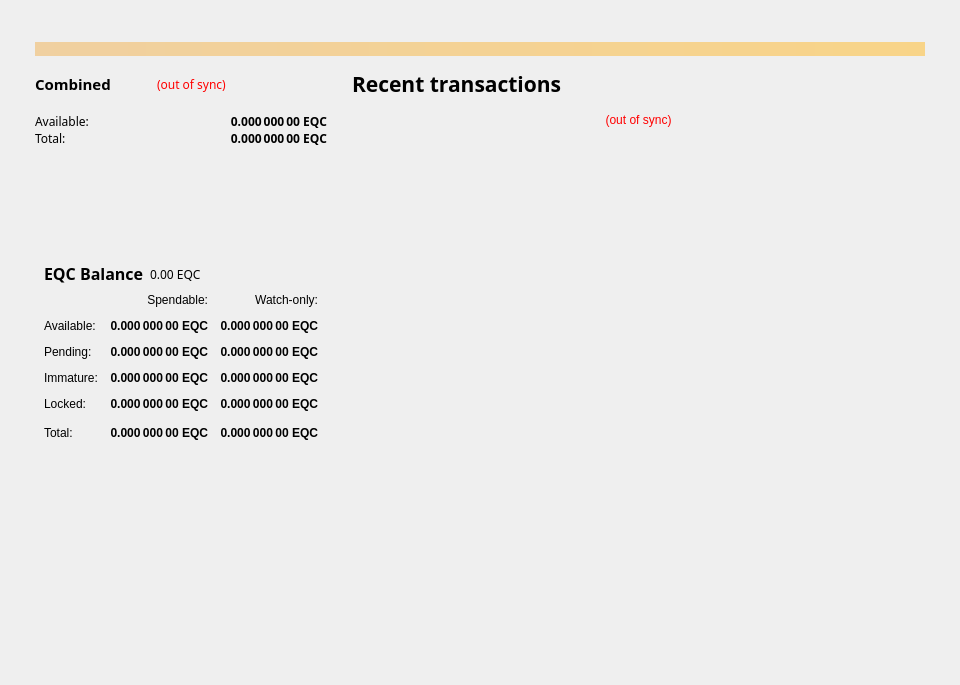
<?xml version="1.0" encoding="UTF-8"?>
<ui version="4.0">
  <class>OverviewPage</class>
  <widget class="QWidget" name="OverviewPage">
    <property name="geometry">
      <rect>
        <x>0</x>
        <y>0</y>
        <width>960</width>
        <height>685</height>
      </rect>
    </property>
    <property name="minimumSize">
      <size>
        <width>960</width>
        <height>0</height>
      </size>
    </property>
    <property name="windowTitle">
      <string>Form</string>
    </property>
    <layout class="QVBoxLayout" name="topLayout">
      <property name="spacing">
        <number>0</number>
      </property>
      <property name="leftMargin">
        <number>35</number>
      </property>
      <property name="topMargin">
        <number>42</number>
      </property>
      <property name="rightMargin">
        <number>35</number>
      </property>
      <property name="bottomMargin">
        <number>42</number>
      </property>
      <item>
        <widget class="QLabel" name="labelAlerts">
          <property name="visible">
            <bool>false</bool>
          </property>
          <property name="styleSheet">
            <string notr="true">background-color: qlineargradient(x1: 0, y1: 0, x2: 1, y2: 0, stop:0 #F0D0A0, stop:1 #F8D488); color:#000000;</string>
          </property>
          <property name="wordWrap">
            <bool>true</bool>
          </property>
          <property name="margin">
            <number>3</number>
          </property>
        </widget>
      </item>
      <item>
        <layout class="QHBoxLayout" name="horizontalLayout" stretch="1,5">
          <property name="spacing">
            <number>25</number>
          </property>
          <property name="leftMargin">
            <number>0</number>
          </property>
          <property name="topMargin">
            <number>0</number>
          </property>
          <property name="rightMargin">
            <number>0</number>
          </property>
          <property name="bottomMargin">
            <number>0</number>
          </property>
          <item>
            <layout class="QVBoxLayout" name="verticalLayout_2" stretch="1,0,0">
              <property name="spacing">
                <number>30</number>
              </property>
              <item>
                <widget class="QFrame" name="frame_CombinedBalances">
                  <property name="maximumSize">
                    <size>
                      <width>365</width>
                      <height>16777215</height>
                    </size>
                  </property>
                  <property name="frameShape">
                    <enum>QFrame::NoFrame</enum>
                  </property>
                  <property name="frameShadow">
                    <enum>QFrame::Plain</enum>
                  </property>
                  <property name="lineWidth">
                    <number>0</number>
                  </property>
                  <layout class="QVBoxLayout" name="verticalLayout_51">
                    <property name="spacing">
                      <number>0</number>
                    </property>
                    <property name="leftMargin">
                      <number>0</number>
                    </property>
                    <property name="topMargin">
                      <number>0</number>
                    </property>
                    <property name="rightMargin">
                      <number>0</number>
                    </property>
                    <property name="bottomMargin">
                      <number>0</number>
                    </property>
                    <item>
                      <layout class="QGridLayout" name="gridLayout_3" rowstretch="0,0,0,0">
                        <property name="spacing">
                          <number>0</number>
                        </property>
                        <item row="1" column="1">
                          <widget class="QLabel" name="labelWalletStatus">
                            <property name="font">
                              <font>
                                <family>Montserrat</family>
                              </font>
                            </property>
                            <property name="cursor">
                              <cursorShape>WhatsThisCursor</cursorShape>
                            </property>
                            <property name="toolTip">
                              <string>The displayed information may be out of date. Your wallet automatically synchronizes with the ESTATEQUERY network after a connection is established, but this process has not completed yet.</string>
                            </property>
                            <property name="styleSheet">
                              <string notr="true">QLabel { color: red; }</string>
                            </property>
                            <property name="text">
                              <string notr="true">(out of sync)</string>
                            </property>
                            <property name="alignment">
                              <set>Qt::AlignLeading|Qt::AlignLeft|Qt::AlignVCenter</set>
                            </property>
                          </widget>
                        </item>
                        <item row="1" column="0">
                          <layout class="QVBoxLayout" name="verticalLayout_5">
                            <property name="spacing">
                              <number>0</number>
                            </property>
                            <property name="sizeConstraint">
                              <enum>QLayout::SetNoConstraint</enum>
                            </property>
                            <item>
                              <widget class="QLabel" name="label_5z">
                                <property name="enabled">
                                  <bool>true</bool>
                                </property>
                                <property name="minimumSize">
                                  <size>
                                    <width>122</width>
                                    <height>55</height>
                                  </size>
                                </property>
                                <property name="font">
                                  <font>
                                    <family>Montserrat</family>
                                    <pointsize>11</pointsize>
                                    <weight>75</weight>
                                    <bold>true</bold>
                                  </font>
                                </property>
                                <property name="toolTip">
                                  <string>Combined Balance (including unconfirmed and immature coins)</string>
                                </property>
                                <property name="lineWidth">
                                  <number>0</number>
                                </property>
                                <property name="text">
                                  <string>Combined</string>
                                </property>
                                <property name="indent">
                                  <number>0</number>
                                </property>
                              </widget>
                            </item>
                            <item>
                              <widget class="QLabel" name="lineBalances">
                                <property name="minimumSize">
                                  <size>
                                    <width>27</width>
                                    <height>2</height>
                                  </size>
                                </property>
                                <property name="maximumSize">
                                  <size>
                                    <width>27</width>
                                    <height>2</height>
                                  </size>
                                </property>
                                <property name="font">
                                  <font>
                                    <pointsize>1</pointsize>
                                  </font>
                                </property>
                                <property name="text">
                                  <string/>
                                </property>
                              </widget>
                            </item>
                          </layout>
                        </item>
                        <item row="2" column="1">
                          <widget class="QLabel" name="labelBalancez">
                            <property name="font">
                              <font>
                                <family>Montserrat</family>
                                <weight>75</weight>
                                <bold>true</bold>
                              </font>
                            </property>
                            <property name="cursor">
                              <cursorShape>IBeamCursor</cursorShape>
                            </property>
                            <property name="toolTip">
                              <string>Your current spendable balance</string>
                            </property>
                            <property name="layoutDirection">
                              <enum>Qt::RightToLeft</enum>
                            </property>
                            <property name="lineWidth">
                              <number>0</number>
                            </property>
                            <property name="text">
                              <string notr="true">0.000 000 00 EQC</string>
                            </property>
                            <property name="alignment">
                              <set>Qt::AlignRight|Qt::AlignTrailing|Qt::AlignVCenter</set>
                            </property>
                            <property name="textInteractionFlags">
                              <set>Qt::LinksAccessibleByMouse|Qt::TextSelectableByKeyboard|Qt::TextSelectableByMouse</set>
                            </property>
                          </widget>
                        </item>
                        <item row="3" column="1">
                          <widget class="QLabel" name="labelTotalz">
                            <property name="font">
                              <font>
                <family>Montserrat</family>
                                <weight>75</weight>
                                <bold>true</bold>
                              </font>
                            </property>
                            <property name="cursor">
                              <cursorShape>IBeamCursor</cursorShape>
                            </property>
                            <property name="toolTip">
                              <string>Total Balance, including all unavailable coins.</string>
                            </property>
                            <property name="text">
                              <string notr="true">0.000 000 00 EQC</string>
                            </property>
                            <property name="alignment">
                              <set>Qt::AlignRight|Qt::AlignTrailing|Qt::AlignVCenter</set>
                            </property>
                            <property name="textInteractionFlags">
                              <set>Qt::LinksAccessibleByMouse|Qt::TextSelectableByKeyboard|Qt::TextSelectableByMouse</set>
                            </property>
                          </widget>
                        </item>
                        <item row="2" column="0">
                          <widget class="QLabel" name="labelBalanceTextz">
                            <property name="font">
                              <font>
                                <family>Montserrat</family>
                              </font>
                            </property>
                            <property name="text">
                              <string>Available:</string>
                            </property>
                          </widget>
                        </item>
                        <item row="3" column="0">
                          <widget class="QLabel" name="labelTotalTextz">
                            <property name="font">
                              <font>
                                <family>Montserrat</family>
                              </font>
                            </property>
                            <property name="text">
                              <string>Total:</string>
                            </property>
                          </widget>
                        </item>
                      </layout>
                    </item>
                    <item>
                      <spacer name="verticalSpacer_6">
                        <property name="orientation">
                          <enum>Qt::Vertical</enum>
                        </property>
                        <property name="sizeHint" stdset="0">
                          <size>
                            <width>20</width>
                            <height>40</height>
                          </size>
                        </property>
                      </spacer>
                    </item>
                  </layout>
                </widget>
              </item>
              <item>
                <widget class="QFrame" name="frame_Balances">
                  <property name="minimumSize">
                    <size>
                      <width>0</width>
                      <height>350</height>
                    </size>
                  </property>
                  <property name="maximumSize">
                    <size>
                      <width>365</width>
                      <height>16777215</height>
                    </size>
                  </property>
                  <property name="layoutDirection">
                    <enum>Qt::LeftToRight</enum>
                  </property>
                  <property name="frameShape">
                    <enum>QFrame::NoFrame</enum>
                  </property>
                  <property name="frameShadow">
                    <enum>QFrame::Plain</enum>
                  </property>
                  <property name="lineWidth">
                    <number>0</number>
                  </property>
                  <layout class="QVBoxLayout" name="verticalLayout_4">
                    <item>
                      <layout class="QHBoxLayout" name="horizontalLayout_3">
                        <item>
                          <layout class="QVBoxLayout" name="verticalLayout_5">
                            <property name="spacing">
                              <number>0</number>
                            </property>
                            <property name="sizeConstraint">
                              <enum>QLayout::SetNoConstraint</enum>
                            </property>
                            <item>
                              <widget class="QLabel" name="label_5">
                                <property name="minimumSize">
                                  <size>
                                    <width>0</width>
                                    <height>20</height>
                                  </size>
                                </property>
                                <property name="font">
                                  <font>
                                    <family>Montserrat</family>
                                    <pointsize>12</pointsize>
                                    <weight>75</weight>
                                    <bold>true</bold>
                                  </font>
                                </property>
                                <property name="text">
                                  <string>EQC Balance</string>
                                </property>
                              </widget>
                            </item>
                            <item>
                              <widget class="QLabel" name="lineBalances_2">
                                <property name="minimumSize">
                                  <size>
                                    <width>27</width>
                                    <height>2</height>
                                  </size>
                                </property>
                                <property name="maximumSize">
                                  <size>
                                    <width>27</width>
                                    <height>2</height>
                                  </size>
                                </property>
                                <property name="font">
                                  <font>
                                    <pointsize>1</pointsize>
                                  </font>
                                </property>
                                <property name="text">
                                  <string/>
                                </property>
                              </widget>
                            </item>
                          </layout>
                        </item>
                        <item>
                          <widget class="QLabel" name="labelBalance_2">
                            <property name="font">
                              <font>
                                <family>Montserrat</family>
                                <weight>50</weight>
                                <bold>false</bold>
                              </font>
                            </property>
                            <property name="cursor">
                              <cursorShape>IBeamCursor</cursorShape>
                            </property>
                            <property name="toolTip">
                              <string>Your current spendable balance</string>
                            </property>
                            <property name="text">
                              <string notr="true">0.00 EQC</string>
                            </property>
                            <property name="alignment">
                              <set>Qt::AlignLeading|Qt::AlignLeft|Qt::AlignVCenter</set>
                            </property>
                            <property name="textInteractionFlags">
                              <set>Qt::LinksAccessibleByMouse|Qt::TextSelectableByKeyboard|Qt::TextSelectableByMouse</set>
                            </property>
                          </widget>
                        </item>
                      </layout>
                    </item>
                    <item>
                      <layout class="QGridLayout" name="gridLayout">
                        <property name="spacing">
                          <number>12</number>
                        </property>
                        <item row="0" column="1">
                          <widget class="QLabel" name="labelSpendable">
                            <property name="text">
                              <string>Spendable:</string>
                            </property>
                            <property name="alignment">
                              <set>Qt::AlignRight|Qt::AlignTrailing|Qt::AlignVCenter</set>
                            </property>
                          </widget>
                        </item>
                        <item row="0" column="2">
                          <widget class="QLabel" name="labelWatchonly">
                            <property name="text">
                              <string>Watch-only:</string>
                            </property>
                            <property name="alignment">
                              <set>Qt::AlignRight|Qt::AlignTrailing|Qt::AlignVCenter</set>
                            </property>
                          </widget>
                        </item>
                        <item row="1" column="0">
                          <widget class="QLabel" name="labelBalanceText">
                            <property name="text">
                              <string>Available:</string>
                            </property>
                          </widget>
                        </item>
                        <item row="1" column="1">
                          <widget class="QLabel" name="labelBalance">
                            <property name="font">
                              <font>
                                <weight>75</weight>
                                <bold>true</bold>
                              </font>
                            </property>
                            <property name="cursor">
                              <cursorShape>IBeamCursor</cursorShape>
                            </property>
                            <property name="toolTip">
                              <string>Your current spendable balance</string>
                            </property>
                            <property name="text">
                              <string notr="true">0.000 000 00 EQC</string>
                            </property>
                            <property name="alignment">
                              <set>Qt::AlignRight|Qt::AlignTrailing|Qt::AlignVCenter</set>
                            </property>
                            <property name="textInteractionFlags">
                              <set>Qt::LinksAccessibleByMouse|Qt::TextSelectableByKeyboard|Qt::TextSelectableByMouse</set>
                            </property>
                          </widget>
                        </item>
                        <item row="1" column="2">
                          <widget class="QLabel" name="labelWatchAvailable">
                            <property name="font">
                              <font>
                                <weight>75</weight>
                                <bold>true</bold>
                              </font>
                            </property>
                            <property name="cursor">
                              <cursorShape>IBeamCursor</cursorShape>
                            </property>
                            <property name="toolTip">
                              <string>Your current balance in watch-only addresses</string>
                            </property>
                            <property name="text">
                              <string notr="true">0.000 000 00 EQC</string>
                            </property>
                            <property name="alignment">
                              <set>Qt::AlignRight|Qt::AlignTrailing|Qt::AlignVCenter</set>
                            </property>
                            <property name="textInteractionFlags">
                              <set>Qt::LinksAccessibleByMouse|Qt::TextSelectableByKeyboard|Qt::TextSelectableByMouse</set>
                            </property>
                          </widget>
                        </item>
                        <item row="2" column="0">
                          <widget class="QLabel" name="labelPendingText">
                            <property name="text">
                              <string>Pending:</string>
                            </property>
                          </widget>
                        </item>
                        <item row="2" column="1">
                          <widget class="QLabel" name="labelUnconfirmed">
                            <property name="font">
                              <font>
                                <weight>75</weight>
                                <bold>true</bold>
                              </font>
                            </property>
                            <property name="cursor">
                              <cursorShape>IBeamCursor</cursorShape>
                            </property>
                            <property name="toolTip">
                              <string>Total of transactions that have yet to be confirmed, and do not yet count toward the spendable balance</string>
                            </property>
                            <property name="text">
                              <string notr="true">0.000 000 00 EQC</string>
                            </property>
                            <property name="alignment">
                              <set>Qt::AlignRight|Qt::AlignTrailing|Qt::AlignVCenter</set>
                            </property>
                            <property name="textInteractionFlags">
                              <set>Qt::LinksAccessibleByMouse|Qt::TextSelectableByKeyboard|Qt::TextSelectableByMouse</set>
                            </property>
                          </widget>
                        </item>
                        <item row="2" column="2">
                          <widget class="QLabel" name="labelWatchPending">
                            <property name="font">
                              <font>
                                <weight>75</weight>
                                <bold>true</bold>
                              </font>
                            </property>
                            <property name="cursor">
                              <cursorShape>IBeamCursor</cursorShape>
                            </property>
                            <property name="toolTip">
                              <string>Unconfirmed transactions to watch-only addresses</string>
                            </property>
                            <property name="text">
                              <string notr="true">0.000 000 00 EQC</string>
                            </property>
                            <property name="alignment">
                              <set>Qt::AlignRight|Qt::AlignTrailing|Qt::AlignVCenter</set>
                            </property>
                            <property name="textInteractionFlags">
                              <set>Qt::LinksAccessibleByMouse|Qt::TextSelectableByKeyboard|Qt::TextSelectableByMouse</set>
                            </property>
                          </widget>
                        </item>
                        <item row="3" column="0">
                          <widget class="QLabel" name="labelImmatureText">
                            <property name="text">
                              <string>Immature:</string>
                            </property>
                          </widget>
                        </item>
                        <item row="3" column="1">
                          <widget class="QLabel" name="labelImmature">
                            <property name="font">
                              <font>
                                <weight>75</weight>
                                <bold>true</bold>
                              </font>
                            </property>
                            <property name="cursor">
                              <cursorShape>IBeamCursor</cursorShape>
                            </property>
                            <property name="toolTip">
                              <string>Staked or masternode rewards that has not yet matured</string>
                            </property>
                            <property name="text">
                              <string notr="true">0.000 000 00 EQC</string>
                            </property>
                            <property name="alignment">
                              <set>Qt::AlignRight|Qt::AlignTrailing|Qt::AlignVCenter</set>
                            </property>
                            <property name="textInteractionFlags">
                              <set>Qt::LinksAccessibleByMouse|Qt::TextSelectableByKeyboard|Qt::TextSelectableByMouse</set>
                            </property>
                          </widget>
                        </item>
                        <item row="3" column="2">
                          <widget class="QLabel" name="labelWatchImmature">
                            <property name="font">
                              <font>
                                <weight>75</weight>
                                <bold>true</bold>
                              </font>
                            </property>
                            <property name="cursor">
                              <cursorShape>IBeamCursor</cursorShape>
                            </property>
                            <property name="toolTip">
                              <string>Staked or masternode rewards in watch-only addresses that has not yet matured</string>
                            </property>
                            <property name="text">
                              <string notr="true">0.000 000 00 EQC</string>
                            </property>
                            <property name="alignment">
                              <set>Qt::AlignRight|Qt::AlignTrailing|Qt::AlignVCenter</set>
                            </property>
                            <property name="textInteractionFlags">
                              <set>Qt::LinksAccessibleByMouse|Qt::TextSelectableByKeyboard|Qt::TextSelectableByMouse</set>
                            </property>
                          </widget>
                        </item>
                        <item row="4" column="0">
                          <widget class="QLabel" name="labelLockedBalanceText">
                            <property name="toolTip">
                              <string>Locked EQC or Masternode collaterals.</string>
                            </property>
                            <property name="text">
                              <string>Locked:</string>
                            </property>
                          </widget>
                        </item>
                        <item row="4" column="1">
                          <widget class="QLabel" name="labelLockedBalance">
                            <property name="font">
                              <font>
                                <weight>75</weight>
                                <bold>true</bold>
                              </font>
                            </property>
                            <property name="cursor">
                              <cursorShape>IBeamCursor</cursorShape>
                            </property>
                            <property name="toolTip">
                              <string>Locked EQC or Masternode collaterals.</string>
                            </property>
                            <property name="text">
                              <string notr="true">0.000 000 00 EQC</string>
                            </property>
                            <property name="alignment">
                              <set>Qt::AlignRight|Qt::AlignTrailing|Qt::AlignVCenter</set>
                            </property>
                            <property name="textInteractionFlags">
                              <set>Qt::LinksAccessibleByMouse|Qt::TextSelectableByKeyboard|Qt::TextSelectableByMouse</set>
                            </property>
                          </widget>
                        </item>
                        <item row="4" column="2">
                          <widget class="QLabel" name="labelWatchLocked">
                            <property name="font">
                              <font>
                                <weight>75</weight>
                                <bold>true</bold>
                              </font>
                            </property>
                            <property name="cursor">
                              <cursorShape>IBeamCursor</cursorShape>
                            </property>
                            <property name="toolTip">
                              <string>Current locked balance in watch-only addresses</string>
                            </property>
                            <property name="text">
                              <string notr="true">0.000 000 00 EQC</string>
                            </property>
                            <property name="alignment">
                              <set>Qt::AlignRight|Qt::AlignTrailing|Qt::AlignVCenter</set>
                            </property>
                            <property name="textInteractionFlags">
                              <set>Qt::LinksAccessibleByMouse|Qt::TextSelectableByKeyboard|Qt::TextSelectableByMouse</set>
                            </property>
                          </widget>
                        </item>
                        <item row="5" column="0">
                          <widget class="QLabel" name="labelTotalText">
                            <property name="toolTip">
                              <string>Your current ESTATEQUERY balance, unconfirmed and immature transactions included</string>
                            </property>
                            <property name="text">
                              <string>Total:</string>
                            </property>
                          </widget>
                        </item>
                        <item row="5" column="1">
                          <widget class="QLabel" name="labelTotal">
                            <property name="font">
                              <font>
                                <weight>75</weight>
                                <bold>true</bold>
                              </font>
                            </property>
                            <property name="cursor">
                              <cursorShape>IBeamCursor</cursorShape>
                            </property>
                            <property name="toolTip">
                              <string>Your current ESTATEQUERY balance, unconfirmed and immature transactions included</string>
                            </property>
                            <property name="text">
                              <string notr="true">0.000 000 00 EQC</string>
                            </property>
                            <property name="alignment">
                              <set>Qt::AlignRight|Qt::AlignTrailing|Qt::AlignVCenter</set>
                            </property>
                            <property name="textInteractionFlags">
                              <set>Qt::LinksAccessibleByMouse|Qt::TextSelectableByKeyboard|Qt::TextSelectableByMouse</set>
                            </property>
                          </widget>
                        </item>
                        <item row="5" column="2">
                          <widget class="QLabel" name="labelWatchTotal">
                            <property name="font">
                              <font>
                                <weight>75</weight>
                                <bold>true</bold>
                              </font>
                            </property>
                            <property name="cursor">
                              <cursorShape>IBeamCursor</cursorShape>
                            </property>
                            <property name="toolTip">
                              <string>Current total balance in watch-only addresses</string>
                            </property>
                            <property name="text">
                              <string notr="true">0.000 000 00 EQC</string>
                            </property>
                            <property name="alignment">
                              <set>Qt::AlignRight|Qt::AlignTrailing|Qt::AlignVCenter</set>
                            </property>
                            <property name="textInteractionFlags">
                              <set>Qt::LinksAccessibleByMouse|Qt::TextSelectableByKeyboard|Qt::TextSelectableByMouse</set>
                            </property>
                          </widget>
                        </item>
                        <item row="5" column="3">
                          <spacer name="horizontalSpacer_9">
                            <property name="orientation">
                              <enum>Qt::Horizontal</enum>
                            </property>
                            <property name="sizeHint" stdset="0">
                              <size>
                                <width>40</width>
                                <height>20</height>
                              </size>
                            </property>
                          </spacer>
                        </item>
                      </layout>
                    </item>
                    <item>
                      <spacer name="verticalSpacer_3">
                        <property name="orientation">
                          <enum>Qt::Vertical</enum>
                        </property>
                        <property name="sizeHint" stdset="0">
                          <size>
                            <width>20</width>
                            <height>40</height>
                          </size>
                        </property>
                      </spacer>
                    </item>
                  </layout>
                </widget>
              </item>
              <item>
                <spacer name="verticalSpacer_0">
                  <property name="orientation">
                    <enum>Qt::Vertical</enum>
                  </property>
                  <property name="sizeHint" stdset="0">
                    <size>
                      <width>20</width>
                      <height>40</height>
                    </size>
                  </property>
                </spacer>
              </item>
            </layout>
          </item>
          <item>
            <layout class="QVBoxLayout" name="verticalLayout_3" stretch="1,0">
              <item>
                <widget class="QFrame" name="frame_RecentTransactions">
                  <property name="frameShape">
                    <enum>QFrame::NoFrame</enum>
                  </property>
                  <property name="frameShadow">
                    <enum>QFrame::Plain</enum>
                  </property>
                  <layout class="QVBoxLayout" name="verticalLayout_1">
                    <property name="spacing">
                      <number>0</number>
                    </property>
                    <property name="leftMargin">
                      <number>0</number>
                    </property>
                    <property name="topMargin">
                      <number>0</number>
                    </property>
                    <property name="rightMargin">
                      <number>0</number>
                    </property>
                    <property name="bottomMargin">
                      <number>0</number>
                    </property>
                    <item>
                      <layout class="QVBoxLayout" name="verticalLayout_9">
                        <property name="spacing">
                          <number>0</number>
                        </property>
                        <item>
                          <layout class="QVBoxLayout" name="verticalLayout_8">
                            <item>
                              <widget class="QLabel" name="label_4">
                                <property name="minimumSize">
                                  <size>
                                    <width>0</width>
                                    <height>55</height>
                                  </size>
                                </property>
                                <property name="font">
                                  <font>
                                    <family>Montserrat</family>
                                    <pointsize>16</pointsize>
                                    <weight>75</weight>
                                    <bold>true</bold>
                                  </font>
                                </property>
                                <property name="lineWidth">
                                  <number>0</number>
                                </property>
                                <property name="text">
                                  <string>Recent transactions</string>
                                </property>
                              </widget>
                            </item>
                            <item>
                              <widget class="QLabel" name="lineTransactions">
                                <property name="minimumSize">
                                  <size>
                                    <width>27</width>
                                    <height>2</height>
                                  </size>
                                </property>
                                <property name="maximumSize">
                                  <size>
                                    <width>27</width>
                                    <height>2</height>
                                  </size>
                                </property>
                                <property name="font">
                                  <font>
                                    <pointsize>1</pointsize>
                                  </font>
                                </property>
                                <property name="text">
                                  <string/>
                                </property>
                              </widget>
                            </item>
                          </layout>
                        </item>
                        <item>
                          <widget class="QLabel" name="labelTransactionsStatus">
                            <property name="cursor">
                              <cursorShape>WhatsThisCursor</cursorShape>
                            </property>
                            <property name="toolTip">
                              <string>The displayed information may be out of date. Your wallet automatically synchronizes with the ESTATEQUERY network after a connection is established, but this process has not completed yet.</string>
                            </property>
                            <property name="styleSheet">
                              <string notr="true">QLabel { color: red; }</string>
                            </property>
                            <property name="lineWidth">
                              <number>0</number>
                            </property>
                            <property name="text">
                              <string notr="true">(out of sync)</string>
                            </property>
                            <property name="alignment">
                              <set>Qt::AlignCenter</set>
                            </property>
                          </widget>
                        </item>
                      </layout>
                    </item>
                    <item>
                      <widget class="QListView" name="listTransactions">
                        <property name="sizePolicy">
                          <sizepolicy hsizetype="Expanding" vsizetype="MinimumExpanding">
                            <horstretch>0</horstretch>
                            <verstretch>0</verstretch>
                          </sizepolicy>
                        </property>
                        <property name="maximumSize">
                          <size>
                            <width>16777215</width>
                            <height>16777215</height>
                          </size>
                        </property>
                        <property name="styleSheet">
                          <string notr="true">QListView { background: transparent; }</string>
                        </property>
                        <property name="frameShape">
                          <enum>QFrame::NoFrame</enum>
                        </property>
                        <property name="frameShadow">
                          <enum>QFrame::Plain</enum>
                        </property>
                        <property name="lineWidth">
                          <number>0</number>
                        </property>
                        <property name="verticalScrollBarPolicy">
                          <enum>Qt::ScrollBarAlwaysOff</enum>
                        </property>
                        <property name="horizontalScrollBarPolicy">
                          <enum>Qt::ScrollBarAlwaysOff</enum>
                        </property>
                        <property name="selectionMode">
                          <enum>QAbstractItemView::NoSelection</enum>
                        </property>
                      </widget>
                    </item>
                  </layout>
                </widget>
              </item>
              <item>
                <spacer name="verticalSpacer_2">
                  <property name="orientation">
                    <enum>Qt::Vertical</enum>
                  </property>
                  <property name="sizeType">
                    <enum>QSizePolicy::Expanding</enum>
                  </property>
                  <property name="sizeHint" stdset="0">
                    <size>
                      <width>20</width>
                      <height>200</height>
                    </size>
                  </property>
                </spacer>
              </item>
            </layout>
          </item>
        </layout>
      </item>
    </layout>
  </widget>
  <resources/>
  <connections/>
</ui>
